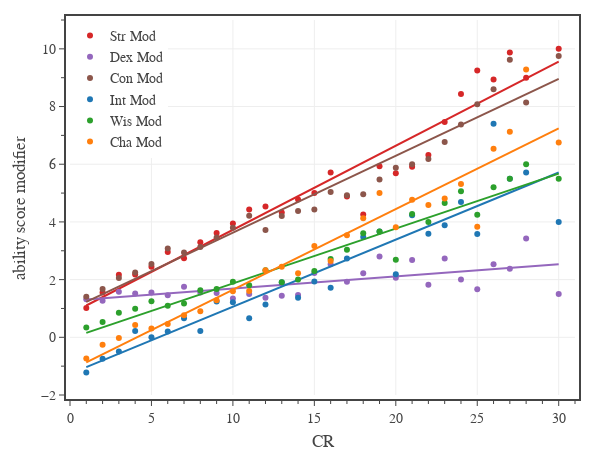

Notebook cell for this chart:
### Code cell
# Fig. 2: Ability score modifier
columns = ['Str Mod','Dex Mod','Con Mod','Int Mod','Wis Mod','Cha Mod']
colors = ['#d62728','#9467bd','#8c564b','#1f77b4','#2ca02c','#ff7f0e']

df1 = df0[df0['Category'].isin(['generic','legendary','unique']) & df0['CR'].between(1, 30)]
dfM = df1[['CR'] + columns].groupby(['CR']).mean().reset_index()

# create figure
fig = go.Figure(
    layout=go.Layout(
        template=tfb.FIG_TEMPLATE,
        margin=dict(l=70, r=25, b=55, t=20, pad=4),
        xaxis=dict(
            title_text='CR',
            range=[0,31],
            tick0=0, dtick=5,
            minor=dict(tick0=0, dtick=1),
        ),
        yaxis=dict(
            title_text='ability score modifier',
            range=[-2,11],
            tick0=0, dtick=2,
            minor=dict(tick0=0, dtick=1),
        ),
        legend=dict(
            xanchor='left', yanchor='top',
            x=0.00, y=1.00,
            orientation='v',
            tracegroupgap=0,
        )
    )
)

for column, color in zip(columns, colors):
    #plot_mean_fit(fig, df1, 'CR', column, column, color)
    plot_data_and_fit(
        fig, 
        dfM['CR'], dfM[column],
        print_coefficients=True,
        name=column,
        line=dict(color=color),
        hovertemplate=
            f'<b>{column}</b><br>'+
            'CR %{x}<br>'+
            'mean %{y:,.1f}' + 
            '<extra></extra>'
    )

# show figure
fig.update_layout(width=600, height=450)
fig.show(config=tfb.FIG_CONFIG)

# save figures
if SAVEFIGS:
    fig.update_layout(autosize=True, width=None, height=None)
    tfb.save_fig_html(fig, format='large', name='fig-ability-score-modifier-vs-cr-large')
    tfb.save_fig_html(fig, format='small', name='fig-ability-score-modifier-vs-cr-small')

### Figure 1 — Plotly figure (JSON) as saved in the notebook; plotly's stock layout.template omitted (floating-point values rounded to 4 significant figures)
{"data": [{"hovertemplate": "<b>Str Mod</b><br>CR %{x}<br>mean %{y:,.1f}<extra></extra>", "line": {"color": "#d62728"}, "mode": "markers", "name": "Str Mod", "type": "scatter", "x": [1, 2, 3, 4, 5, 6, 7, 8, 9, 10, 11, 12, 13, 14, 15, 16, 17, 18, 19, 20, 21, 22, 23, 24, 25, 26, 27, 28, 30], "y": [1.016, 1.551, 2.171, 2.174, 2.449, 2.955, 2.742, 3.293, 3.612, 3.945, 4.429, 4.535, 4.326, 4.781, 5, 5.714, 4.885, 4.261, 5.933, 5.688, 5.909, 6.318, 7.462, 8.438, 9.25, 8.933, 9.875, 9, 10]}, {"hoverinfo": "skip", "hovertemplate": "<b>Str Mod</b><br>CR %{x}<br>mean %{y:,.1f}<extra></extra>", "line": {"color": "#d62728", "dash": "solid"}, "mode": "lines", "name": "Str Mod", "showlegend": false, "type": "scatter", "x": [1, 2, 3, 4, 5, 6, 7, 8, 9, 10, 11, 12, 13, 14, 15, 16, 17, 18, 19, 20, 21, 22, 23, 24, 25, 26, 27, 28, 30], "y": [1.103, 1.395, 1.686, 1.978, 2.269, 2.561, 2.852, 3.144, 3.435, 3.727, 4.018, 4.31, 4.601, 4.893, 5.185, 5.476, 5.768, 6.059, 6.351, 6.642, 6.934, 7.225, 7.517, 7.808, 8.1, 8.391, 8.683, 8.974, 9.558]}, {"hovertemplate": "<b>Dex Mod</b><br>CR %{x}<br>mean %{y:,.1f}<extra></extra>", "line": {"color": "#9467bd"}, "mode": "markers", "name": "Dex Mod", "type": "scatter", "x": [1, 2, 3, 4, 5, 6, 7, 8, 9, 10, 11, 12, 13, 14, 15, 16, 17, 18, 19, 20, 21, 22, 23, 24, 25, 26, 27, 28, 30], "y": [1.32, 1.265, 1.582, 1.521, 1.551, 1.461, 1.753, 1.554, 1.537, 1.345, 1.5, 1.372, 1.442, 1.469, 2.233, 2.536, 1.923, 2.217, 2.8, 2.062, 2.682, 1.818, 2.731, 2, 1.667, 2.533, 2.375, 3.429, 1.5]}, {"hoverinfo": "skip", "hovertemplate": "<b>Dex Mod</b><br>CR %{x}<br>mean %{y:,.1f}<extra></extra>", "line": {"color": "#9467bd", "dash": "solid"}, "mode": "lines", "name": "Dex Mod", "showlegend": false, "type": "scatter", "x": [1, 2, 3, 4, 5, 6, 7, 8, 9, 10, 11, 12, 13, 14, 15, 16, 17, 18, 19, 20, 21, 22, 23, 24, 25, 26, 27, 28, 30], "y": [1.311, 1.353, 1.396, 1.438, 1.48, 1.522, 1.564, 1.606, 1.648, 1.691, 1.733, 1.775, 1.817, 1.859, 1.901, 1.943, 1.986, 2.028, 2.07, 2.112, 2.154, 2.196, 2.238, 2.281, 2.323, 2.365, 2.407, 2.449, 2.534]}, {"hovertemplate": "<b>Con Mod</b><br>CR %{x}<br>mean %{y:,.1f}<extra></extra>", "line": {"color": "#8c564b"}, "mode": "markers", "name": "Con Mod", "type": "scatter", "x": [1, 2, 3, 4, 5, 6, 7, 8, 9, 10, 11, 12, 13, 14, 15, 16, 17, 18, 19, 20, 21, 22, 23, 24, 25, 26, 27, 28, 30], "y": [1.406, 1.673, 2.059, 2.248, 2.538, 3.079, 2.944, 3.13, 3.463, 3.8, 4.214, 3.721, 4.209, 4.375, 4.433, 5.036, 4.923, 4.957, 5.467, 5.875, 6, 6.182, 6.769, 7.375, 8.083, 8.6, 9.625, 8.143, 9.75]}, {"hoverinfo": "skip", "hovertemplate": "<b>Con Mod</b><br>CR %{x}<br>mean %{y:,.1f}<extra></extra>", "line": {"color": "#8c564b", "dash": "solid"}, "mode": "lines", "name": "Con Mod", "showlegend": false, "type": "scatter", "x": [1, 2, 3, 4, 5, 6, 7, 8, 9, 10, 11, 12, 13, 14, 15, 16, 17, 18, 19, 20, 21, 22, 23, 24, 25, 26, 27, 28, 30], "y": [1.227, 1.494, 1.76, 2.027, 2.293, 2.56, 2.826, 3.093, 3.36, 3.626, 3.893, 4.159, 4.426, 4.692, 4.959, 5.226, 5.492, 5.759, 6.025, 6.292, 6.558, 6.825, 7.092, 7.358, 7.625, 7.891, 8.158, 8.424, 8.957]}, {"hovertemplate": "<b>Int Mod</b><br>CR %{x}<br>mean %{y:,.1f}<extra></extra>", "line": {"color": "#1f77b4"}, "mode": "markers", "name": "Int Mod", "type": "scatter", "x": [1, 2, 3, 4, 5, 6, 7, 8, 9, 10, 11, 12, 13, 14, 15, 16, 17, 18, 19, 20, 21, 22, 23, 24, 25, 26, 27, 28, 30], "y": [-1.219, -0.7449, -0.4941, 0.2149, 0, 0.2022, 0.6629, 0.2174, 1.239, 1.218, 0.6607, 1.14, 1.907, 1.375, 1.933, 1.714, 2.731, 3.478, 3.667, 2.188, 4.227, 3.591, 3.885, 4.688, 3.583, 7.4, 5.5, 5.714, 4]}, {"hoverinfo": "skip", "hovertemplate": "<b>Int Mod</b><br>CR %{x}<br>mean %{y:,.1f}<extra></extra>", "line": {"color": "#1f77b4", "dash": "solid"}, "mode": "lines", "name": "Int Mod", "showlegend": false, "type": "scatter", "x": [1, 2, 3, 4, 5, 6, 7, 8, 9, 10, 11, 12, 13, 14, 15, 16, 17, 18, 19, 20, 21, 22, 23, 24, 25, 26, 27, 28, 30], "y": [-1.036, -0.8031, -0.5704, -0.3377, -0.105, 0.1278, 0.3605, 0.5932, 0.8259, 1.059, 1.291, 1.524, 1.757, 1.99, 2.222, 2.455, 2.688, 2.92, 3.153, 3.386, 3.619, 3.851, 4.084, 4.317, 4.549, 4.782, 5.015, 5.248, 5.713]}, {"hovertemplate": "<b>Wis Mod</b><br>CR %{x}<br>mean %{y:,.1f}<extra></extra>", "line": {"color": "#2ca02c"}, "mode": "markers", "name": "Wis Mod", "type": "scatter", "x": [1, 2, 3, 4, 5, 6, 7, 8, 9, 10, 11, 12, 13, 14, 15, 16, 17, 18, 19, 20, 21, 22, 23, 24, 25, 26, 27, 28, 30], "y": [0.3438, 0.5306, 0.8529, 0.9917, 1.25, 1.09, 1.169, 1.63, 1.672, 1.927, 1.804, 2.326, 1.907, 2, 2.3, 2.714, 3.038, 3.609, 3.667, 2.688, 4.273, 4, 4.654, 5.062, 4.25, 5.2, 5.5, 6, 5.5]}, {"hoverinfo": "skip", "hovertemplate": "<b>Wis Mod</b><br>CR %{x}<br>mean %{y:,.1f}<extra></extra>", "line": {"color": "#2ca02c", "dash": "solid"}, "mode": "lines", "name": "Wis Mod", "showlegend": false, "type": "scatter", "x": [1, 2, 3, 4, 5, 6, 7, 8, 9, 10, 11, 12, 13, 14, 15, 16, 17, 18, 19, 20, 21, 22, 23, 24, 25, 26, 27, 28, 30], "y": [0.1543, 0.3446, 0.535, 0.7253, 0.9157, 1.106, 1.296, 1.487, 1.677, 1.867, 2.058, 2.248, 2.439, 2.629, 2.819, 3.01, 3.2, 3.39, 3.581, 3.771, 3.961, 4.152, 4.342, 4.532, 4.723, 4.913, 5.103, 5.294, 5.675]}, {"hovertemplate": "<b>Cha Mod</b><br>CR %{x}<br>mean %{y:,.1f}<extra></extra>", "line": {"color": "#ff7f0e"}, "mode": "markers", "name": "Cha Mod", "type": "scatter", "x": [1, 2, 3, 4, 5, 6, 7, 8, 9, 10, 11, 12, 13, 14, 15, 16, 17, 18, 19, 20, 21, 22, 23, 24, 25, 26, 27, 28, 30], "y": [-0.7344, -0.2602, -0.02353, 0.4298, 0.3013, 0.4607, 0.764, 0.9022, 1.284, 1.6, 1.607, 2.326, 2.442, 2.219, 3.167, 2.643, 3.538, 4.13, 5, 3.812, 4.773, 4.591, 4.808, 5.312, 3.833, 6.533, 7.125, 9.286, 6.75]}, {"hoverinfo": "skip", "hovertemplate": "<b>Cha Mod</b><br>CR %{x}<br>mean %{y:,.1f}<extra></extra>", "line": {"color": "#ff7f0e", "dash": "solid"}, "mode": "lines", "name": "Cha Mod", "showlegend": false, "type": "scatter", "x": [1, 2, 3, 4, 5, 6, 7, 8, 9, 10, 11, 12, 13, 14, 15, 16, 17, 18, 19, 20, 21, 22, 23, 24, 25, 26, 27, 28, 30], "y": [-0.8721, -0.5922, -0.3123, -0.03245, 0.2474, 0.5273, 0.8072, 1.087, 1.367, 1.647, 1.927, 2.207, 2.486, 2.766, 3.046, 3.326, 3.606, 3.886, 4.166, 4.446, 4.725, 5.005, 5.285, 5.565, 5.845, 6.125, 6.405, 6.685, 7.244]}], "layout": {"height": 450, "legend": {"orientation": "v", "tracegroupgap": 0, "x": 0, "xanchor": "left", "y": 1, "yanchor": "top"}, "margin": {"b": 55, "l": 70, "pad": 4, "r": 25, "t": 20}, "width": 600, "xaxis": {"dtick": 5, "minor": {"dtick": 1, "tick0": 0}, "range": [0, 31], "tick0": 0, "title": {"text": "CR"}}, "yaxis": {"dtick": 2, "minor": {"dtick": 1, "tick0": 0}, "range": [-2, 11], "tick0": 0, "title": {"text": "ability score modifier"}}}}
